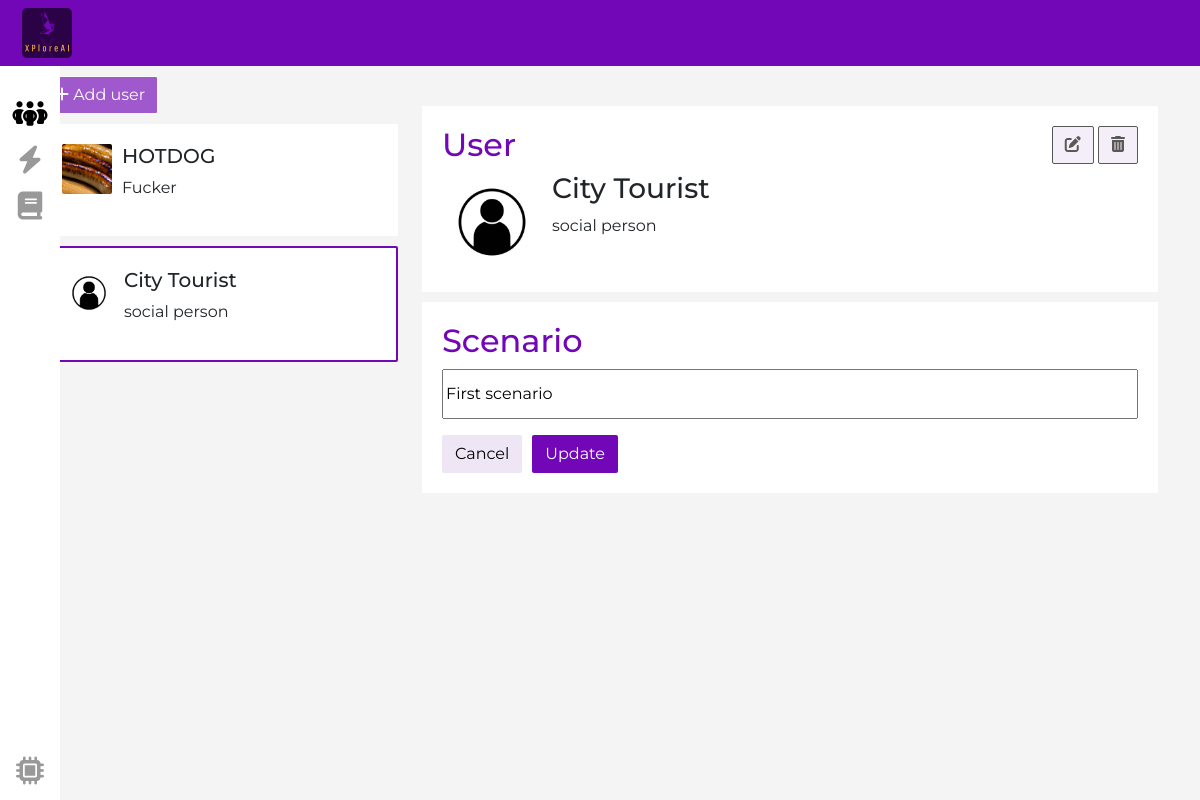
/fdd_app/persona=36/scenario=55/update_scenario, run on an earlier commit of the app's database.
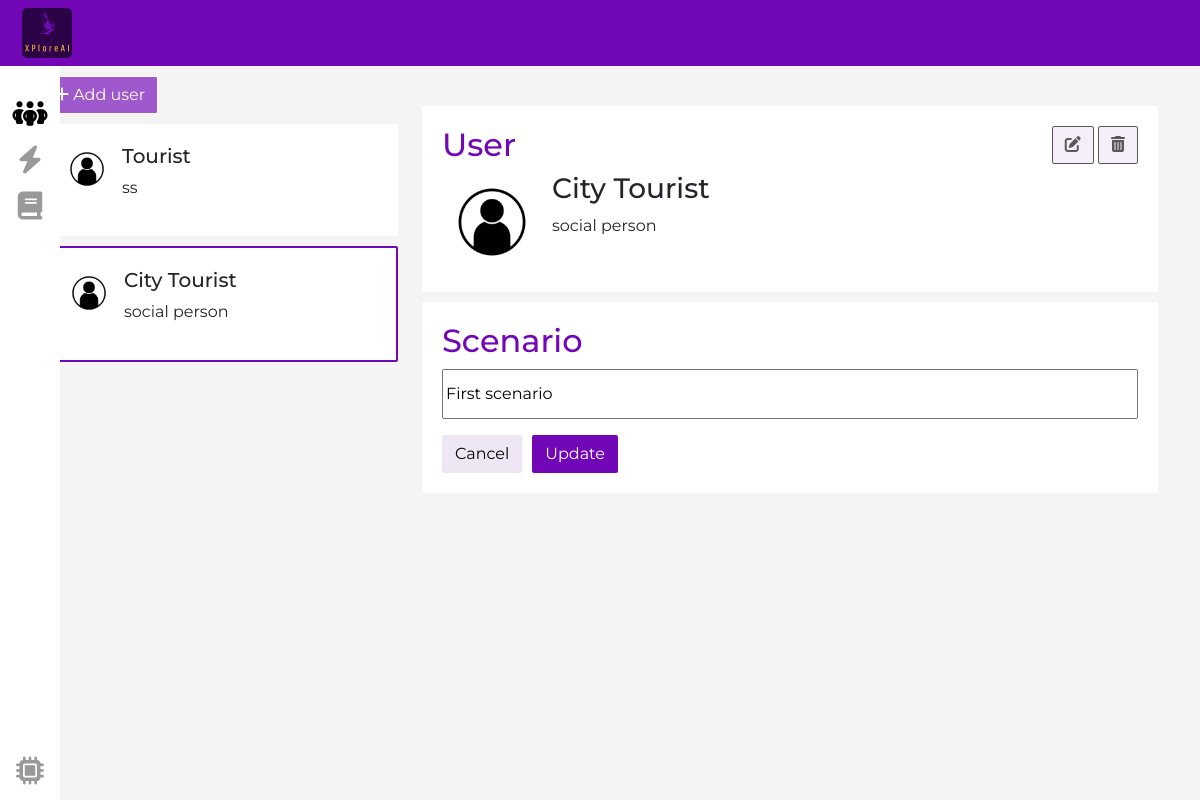
And on a later commit of the database.
### fdd_app/models.py (models this page shows)
class Persona(models.Model):
  image = models.ImageField(upload_to='personas/', default='personas/default_persona.jpeg')
  name = models.CharField(max_length=100, blank=True)
  description = models.TextField(blank=True)

class Scenario(models.Model):
  persona = models.ForeignKey(Persona, on_delete=models.CASCADE, blank=True)
  description = models.CharField(max_length=300, blank=True)

### fdd_app/views.py (the view)
# urls.py: path('persona=<int:persona_id>/scenario=<int:scenario_id>/update_scenario', views.update_scenario, name='update_scenario'),
def update_scenario(request, persona_id, scenario_id):
  lastest_persona = Persona.objects.latest('id')
  latest_scenario = Scenario.objects.earliest('id')
  scenario = get_object_or_404(Scenario, id = scenario_id)
  persona = Persona.objects.get(id=persona_id)
  personas = Persona.objects.all().order_by("-id")
  scenarios = Scenario.objects.filter(persona=persona).order_by("-id")
  top_scenario = Scenario.objects.earliest('id')
  samples_per_scenario = []
  for s in scenarios:
    samples = Sample.objects.filter(scenario=s)
    samples_per_scenario.append({'scenario': s, 'samples': samples})
  scenario_form = ScenarioForm(request.POST or None, instance = scenario)
  if scenario_form.is_valid():
    scenario_form.save()
    return redirect('/fdd_app/persona={}/create_scenarios'.format(persona_id, scenario_id))
  return render(request, "fdd_app/update_scenario.html",
    {
    'latest_persona': lastest_persona,
    'latest_scenario': latest_scenario,
    'scenario_form': scenario_form,
    'scenario':scenario,
    'top_scenario': top_scenario,
    'scenarios': scenarios,
    'personas': personas,
    'persona': persona,
    'samples_per_scenario': samples_per_scenario
    })

### fdd_app/forms.py
class ScenarioForm(forms.ModelForm):
  description = forms.CharField(widget=forms.TextInput(attrs={'placeholder': 'Scenario'}), label="", required=False)
  class Meta:
    model = Scenario
    exclude = ['persona']

### fdd_app/templates/fdd_app/update_scenario.html (shortened to what this page needs)
<!DOCTYPE html>
<html lang="en">
<head>
  {% load static %}
  <link rel="stylesheet" type="text/css" href="{% static 'fdd_app/css/style.css' %}">
  <link href="https://cdn.jsdelivr.net/npm/bootstrap@5.2.0-beta1/dist/css/bootstrap.min.css" rel="stylesheet">
</head>
<body class="font greybackground">
      <nav class="main-menu side-nav sticky">
            <ul>
                <li>
                    <a class="margin-top-extra-large margin-bottom-small" href="/fdd_app/persona={{persona.id}}/create_scenarios">
                        <i class="fa-solid fa-people-group fa-2x icon-nav active-nav"></i>
                    </a>
                </li>
                <li class="has-subnav">
                    <a class="margin-bottom-small" href="/fdd_app/persona={{top_scenario.persona.id}}/scenario={{top_scenario.id}}/samples">
                        <i class="fa-solid fa-bolt fa-2x icon-nav font-2em"></i>
                    </a>
                </li>
              <li class="has-subnav">
                    <a href="/fdd_app/failure_analysis">
                        <i class="fa-solid fa-book fa-2x icon-nav font-2em"></i>
                    </a>
                </li>
            </ul>
            <ul class="logout">
                <li>
                   <a href="#">
                        <i class="fa-solid fa-microchip fa-2x icon-nav font-2em"></i>
                    </a>
                </li>
            </ul>
        </nav>
  <nav class="navbar navbar-expand-lg">
    <div class="container-fluid">
      <img class="logo" src="/media/logo/xploreai.png" alt="XploreAI">
    </div>
  </nav>
  <div class="container">
    <div class="row greybackground">
      <div class="col-4">
        <a class="btn primary margin-top-small margin-bottom-small disabled" href="fdd_app/create_persona"><i class="fa-solid fa-plus disabled"></i> Add user</a>
        {% for p in personas %}
          <div class="{% if p.id == persona.id %}myactive mycard{% else %}mycard{%endif%} margin-bottom-small position-relative d-flex ">
            <img class="thumb margin-right-small" src="{{p.image.url}}" alt="/media/personas/default_persona.jpeg">
            <div>
              <h5>{{p.name}}</h5>
              <p>{{p.description}}</p>
            </div>
          </div>
        {% endfor %}
      </div>
      <div class="col-8">
        <div class="whitebackground margin-top-large padding20px">
          <div class="d-flex justify-content-between">
            <h2 class="purple-color">User</h2>
            <div>
              <a class="btn secondary disabled" href="/fdd_app/persona={{persona.id}}/update_persona"><i class="fa-solid fa-pen-to-square"></i></a>
              <a class="btn secondary disabled" href="/fdd_app/persona={{persona.id}}/delete_persona"><i class="fa-solid fa-trash-can"></i></a>
            </div>
          </div>
          <div class="d-flex">
            <img class="largethumb margin-right-small" src="{{persona.image.url}}" alt="/media/personas/default_persona.jpeg">
            <div>
              <h3>{{persona.name}}</h3>
              <p>{{persona.description}}</p>
            </div>
          </div>
        </div>
        <div class="whitebackground margin-top-small padding20px">
          <h2 class="purple-color">Scenario</h2>
          <form method="POST">
            {{ scenario_form.as_p }}
            <div class="d-flex">
              <a class="btn secondary margin-right-small" href="/fdd_app/persona={{persona.id}}/create_scenarios">Cancel</a>
              <input class="btn primary" type="submit" value="Update">
            </div>
          </form>
        </div>
        </div> <! -- END RIGHT -->
    </div> <! -- END ROW -->
  </div> <! -- END CONTAINER -->
</body>
</html>

### fdd_app/static/fdd_app/css/style.css (style rules this page uses)
:root { --purple: #7207B7; --white: #ffffff; --gold: #ECA355; --lightgold: rgba(236, 163, 85, 0.2); --light: #F9FAFB; --lightpurple: #efe6f5; --black: #000000; --red: red; --yellow: yellow; --green: green; --blue: blue; --pink: #BB657B; --grey: #f4f4f4; --darkpurple: #2b0245; --disabled: #A05BCD; }
body.font { font-family: 'Montserrat', sans-serif; }
.greybackground { background-color: var(--grey); }
a.disabled { pointer-events: none; cursor: default; }
.mycard { border-radius: 2px; padding: 20px; background-color: white; }
.myactive { border: 2px solid var(--purple); }
.thumb { max-height: 50px; width: auto; border-radius: 2px; }
.largethumb { max-width: 100px; height: auto; border-radius: 2px; }
#id_description { width: 100%; height: 50px; }
.purple-color { color: var(--purple); }
.primary { background-color: var(--purple) !important; color: var(--white) !important; }
.secondary { background-color: var(--lightpurple) !important; color: var(--black) !important; }
.btn { border-radius: 2px !important; }
.padding20px { padding: 20px !important; }
.margin-bottom-small { margin-bottom: 10px; }
.margin-top-extra-large { margin-top: 100px; }
.margin-top-large { margin-top: 40px !important; }
.margin-top-small { margin-top: 10px !important; }
.margin-right-small { margin-right: 10px; }
.logo { border-radius: 5px; height: 50px; }
.navbar { position: absolute; background-color: var(--purple); padding-left: 10px !important; padding-right: 10px !important; z-index: 1000; }
.whitebackground { background-color: white; }
.font-2em { font-size: 2em; }
.icon-nav { font-size: 2em; font-size: 2em; position: relative; display: table-cell; width: 60px; height: 36px; text-align: center; vertical-align: middle; font-size:20px; }
.active-nav { color: black; }
.main-menu { background: var(--white); position:absolute; z-index: 6; top:0; bottom:0; height:100%; left:0; width:60px; overflow:hidden; -webkit-transition:width .05s linear; transition:width .05s linear; -webkit-transform:translateZ(0) scale(1,1); z-index:1000; }
.main-menu>ul { margin:7px 0; }
.main-menu li { position:relative; z-index: 6; display:block; width:250px; }
.main-menu li>a { position:relative; display:table; border-collapse:collapse; border-spacing:0; color:#999; font-family: arial; font-size: 14px; text-decoration:none; -webkit-transform:translateZ(0) scale(1,1); -webkit-transition:all .1s linear; transition:all .1s linear; }
.main-menu>ul.logout { position:absolute; left:0; bottom:0; }
nav ul,nav li { outline:0; margin:0; padding:0; }
.sticky { position: fixed; }

What changed in the data, as far as the page shows it:
removed Persona: image (picture), name "HOTDOG", description "Fucker"
added Persona: image (placeholder picture), name "Tourist", description "ss"
